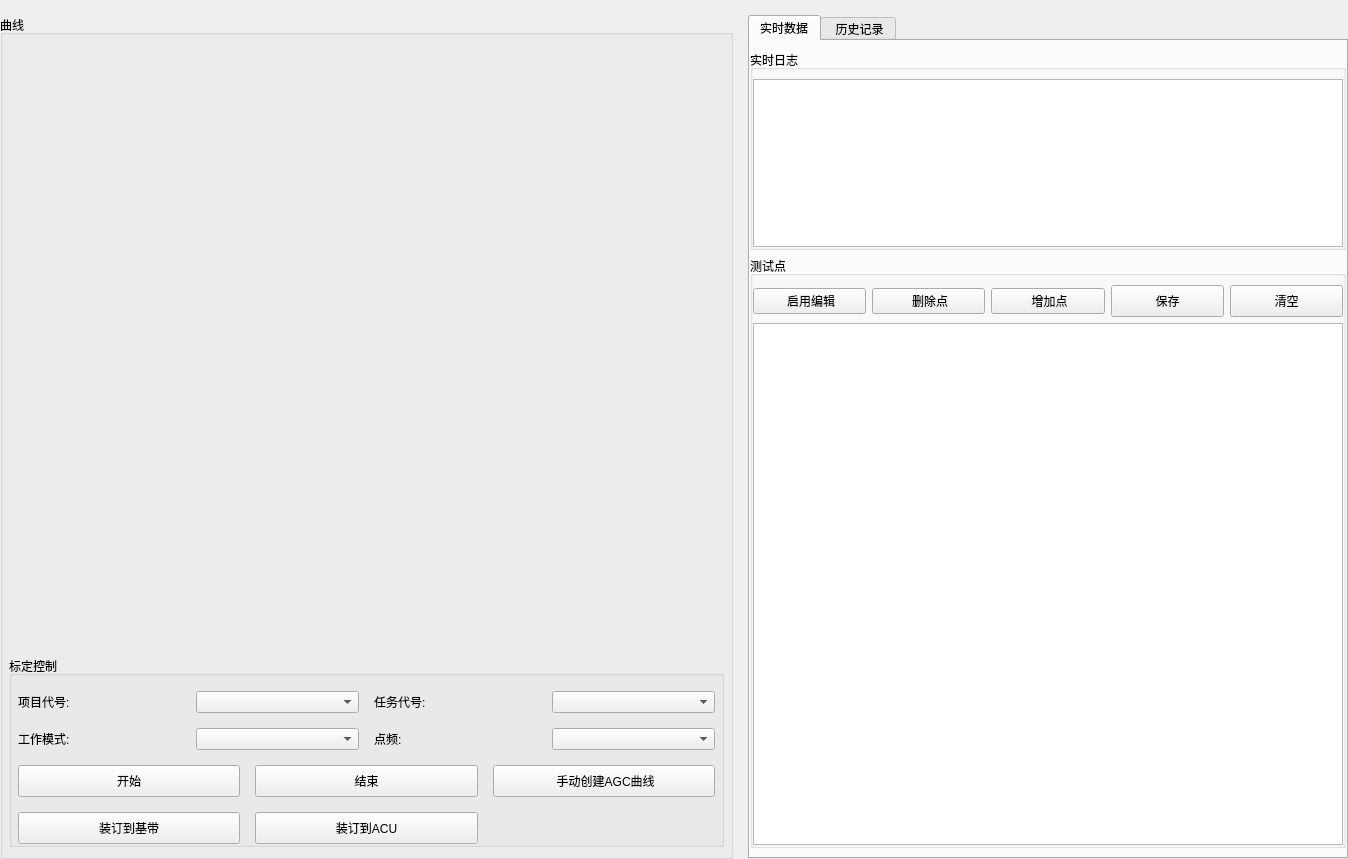
<?xml version="1.0" encoding="UTF-8"?>
<ui version="4.0">
 <class>AGCCurveCalibration</class>
 <widget class="QWidget" name="AGCCurveCalibration">
  <property name="geometry">
   <rect>
    <x>0</x>
    <y>0</y>
    <width>1348</width>
    <height>854</height>
   </rect>
  </property>
  <property name="windowTitle">
   <string>Form</string>
  </property>
  <layout class="QHBoxLayout" name="horizontalLayout">
   <property name="spacing">
    <number>15</number>
   </property>
   <property name="leftMargin">
    <number>0</number>
   </property>
   <property name="topMargin">
    <number>15</number>
   </property>
   <property name="rightMargin">
    <number>0</number>
   </property>
   <property name="bottomMargin">
    <number>0</number>
   </property>
   <item>
    <widget class="QGroupBox" name="groupBox">
     <property name="title">
      <string>曲线</string>
     </property>
     <layout class="QVBoxLayout" name="verticalLayout">
      <property name="leftMargin">
       <number>6</number>
      </property>
      <property name="topMargin">
       <number>15</number>
      </property>
      <property name="rightMargin">
       <number>6</number>
      </property>
      <item>
       <widget class="AGCVoltageMap" name="agcWidget" native="true">
        <property name="minimumSize">
         <size>
          <width>715</width>
          <height>600</height>
         </size>
        </property>
       </widget>
      </item>
      <item>
       <widget class="QGroupBox" name="groupBox_3">
        <property name="title">
         <string>标定控制</string>
        </property>
        <layout class="QVBoxLayout" name="verticalLayout_5">
         <property name="spacing">
          <number>15</number>
         </property>
         <property name="leftMargin">
          <number>6</number>
         </property>
         <property name="topMargin">
          <number>15</number>
         </property>
         <property name="rightMargin">
          <number>6</number>
         </property>
         <property name="bottomMargin">
          <number>0</number>
         </property>
         <item>
          <layout class="QGridLayout" name="gridLayout_4">
           <item row="0" column="0">
            <widget class="QLabel" name="label_16">
             <property name="text">
              <string>项目代号:</string>
             </property>
            </widget>
           </item>
           <item row="0" column="3">
            <widget class="QComboBox" name="taskCode"/>
           </item>
           <item row="0" column="1">
            <widget class="QComboBox" name="projectCode"/>
           </item>
           <item row="1" column="0">
            <widget class="QLabel" name="label_15">
             <property name="text">
              <string>工作模式:</string>
             </property>
            </widget>
           </item>
           <item row="0" column="2">
            <widget class="QLabel" name="label_13">
             <property name="text">
              <string>任务代号:</string>
             </property>
            </widget>
           </item>
           <item row="1" column="1">
            <widget class="QComboBox" name="workMode"/>
           </item>
           <item row="1" column="3">
            <widget class="QComboBox" name="dotDrequency"/>
           </item>
           <item row="1" column="2">
            <widget class="QLabel" name="label_17">
             <property name="text">
              <string>点频:</string>
             </property>
            </widget>
           </item>
          </layout>
         </item>
         <item>
          <layout class="QGridLayout" name="gridLayout_2">
           <item row="1" column="1">
            <widget class="QPushButton" name="sendACU">
             <property name="minimumSize">
              <size>
               <width>0</width>
               <height>32</height>
              </size>
             </property>
             <property name="text">
              <string>装订到ACU</string>
             </property>
            </widget>
           </item>
           <item row="1" column="0">
            <widget class="QPushButton" name="sendMACB">
             <property name="minimumSize">
              <size>
               <width>0</width>
               <height>32</height>
              </size>
             </property>
             <property name="text">
              <string>装订到基带</string>
             </property>
            </widget>
           </item>
           <item row="0" column="0">
            <widget class="QPushButton" name="beginBtn">
             <property name="minimumSize">
              <size>
               <width>0</width>
               <height>32</height>
              </size>
             </property>
             <property name="text">
              <string>开始</string>
             </property>
            </widget>
           </item>
           <item row="0" column="1">
            <widget class="QPushButton" name="endBtn">
             <property name="minimumSize">
              <size>
               <width>0</width>
               <height>32</height>
              </size>
             </property>
             <property name="text">
              <string>结束</string>
             </property>
            </widget>
           </item>
           <item row="0" column="2">
            <widget class="QPushButton" name="manual">
             <property name="minimumSize">
              <size>
               <width>0</width>
               <height>32</height>
              </size>
             </property>
             <property name="text">
              <string> 手动创建AGC曲线</string>
             </property>
            </widget>
           </item>
          </layout>
         </item>
        </layout>
       </widget>
      </item>
     </layout>
    </widget>
   </item>
   <item>
    <widget class="QTabWidget" name="tabWidget">
     <property name="minimumSize">
      <size>
       <width>600</width>
       <height>0</height>
      </size>
     </property>
     <property name="currentIndex">
      <number>0</number>
     </property>
     <widget class="QWidget" name="realtime">
      <attribute name="title">
       <string>实时数据</string>
      </attribute>
      <layout class="QVBoxLayout" name="verticalLayout_4">
       <property name="leftMargin">
        <number>0</number>
       </property>
       <property name="rightMargin">
        <number>0</number>
       </property>
       <item>
        <widget class="QGroupBox" name="groupBox_2">
         <property name="maximumSize">
          <size>
           <width>16777215</width>
           <height>200</height>
          </size>
         </property>
         <property name="title">
          <string>实时日志</string>
         </property>
         <layout class="QVBoxLayout" name="verticalLayout_3">
          <property name="leftMargin">
           <number>0</number>
          </property>
          <property name="rightMargin">
           <number>0</number>
          </property>
          <property name="bottomMargin">
           <number>0</number>
          </property>
          <item>
           <widget class="QTextEdit" name="logs">
            <property name="readOnly">
             <bool>true</bool>
            </property>
           </widget>
          </item>
         </layout>
        </widget>
       </item>
       <item>
        <widget class="QGroupBox" name="groupBox_4">
         <property name="title">
          <string>测试点</string>
         </property>
         <layout class="QVBoxLayout" name="verticalLayout_6">
          <property name="leftMargin">
           <number>0</number>
          </property>
          <property name="rightMargin">
           <number>0</number>
          </property>
          <property name="bottomMargin">
           <number>0</number>
          </property>
          <item>
           <layout class="QHBoxLayout" name="horizontalLayout_2">
            <item>
             <widget class="QPushButton" name="real_enableEdit">
              <property name="text">
               <string> 启用编辑</string>
              </property>
             </widget>
            </item>
            <item>
             <widget class="QPushButton" name="real_removePoint">
              <property name="text">
               <string> 删除点</string>
              </property>
             </widget>
            </item>
            <item>
             <widget class="QPushButton" name="real_addPoint">
              <property name="text">
               <string> 增加点</string>
              </property>
             </widget>
            </item>
            <item>
             <widget class="QPushButton" name="real_saveBtn">
              <property name="minimumSize">
               <size>
                <width>0</width>
                <height>32</height>
               </size>
              </property>
              <property name="text">
               <string>保存</string>
              </property>
             </widget>
            </item>
            <item>
             <widget class="QPushButton" name="real_clearBtn">
              <property name="minimumSize">
               <size>
                <width>0</width>
                <height>32</height>
               </size>
              </property>
              <property name="text">
               <string>清空</string>
              </property>
             </widget>
            </item>
           </layout>
          </item>
          <item>
           <widget class="QTableView" name="realtimeTableView"/>
          </item>
         </layout>
        </widget>
       </item>
      </layout>
     </widget>
     <widget class="QWidget" name="history">
      <attribute name="title">
       <string> 历史记录</string>
      </attribute>
      <layout class="QVBoxLayout" name="verticalLayout_2">
       <property name="leftMargin">
        <number>0</number>
       </property>
       <property name="rightMargin">
        <number>0</number>
       </property>
       <item>
        <layout class="QGridLayout" name="gridLayout">
         <item row="1" column="1">
          <widget class="QComboBox" name="findTaskCode"/>
         </item>
         <item row="0" column="2" rowspan="2">
          <widget class="QPushButton" name="search">
           <property name="sizePolicy">
            <sizepolicy hsizetype="Minimum" vsizetype="Expanding">
             <horstretch>0</horstretch>
             <verstretch>0</verstretch>
            </sizepolicy>
           </property>
           <property name="minimumSize">
            <size>
             <width>120</width>
             <height>32</height>
            </size>
           </property>
           <property name="text">
            <string>搜索</string>
           </property>
          </widget>
         </item>
         <item row="0" column="3">
          <widget class="QPushButton" name="remove">
           <property name="minimumSize">
            <size>
             <width>120</width>
             <height>32</height>
            </size>
           </property>
           <property name="text">
            <string> 删除</string>
           </property>
          </widget>
         </item>
         <item row="1" column="3">
          <widget class="QPushButton" name="finishing">
           <property name="minimumSize">
            <size>
             <width>120</width>
             <height>32</height>
            </size>
           </property>
           <property name="text">
            <string>清理</string>
           </property>
          </widget>
         </item>
         <item row="0" column="0">
          <widget class="QLabel" name="label">
           <property name="text">
            <string>起始时间:</string>
           </property>
          </widget>
         </item>
         <item row="1" column="0">
          <widget class="QLabel" name="label_2">
           <property name="text">
            <string>任务代号:</string>
           </property>
          </widget>
         </item>
         <item row="0" column="1">
          <layout class="QHBoxLayout" name="horizontalLayout_3">
           <item>
            <widget class="QDateEdit" name="beginDate">
             <property name="displayFormat">
              <string>yyyy/MM/dd</string>
             </property>
            </widget>
           </item>
           <item>
            <widget class="QLabel" name="label_3">
             <property name="text">
              <string>~</string>
             </property>
            </widget>
           </item>
           <item>
            <widget class="QDateEdit" name="endDate">
             <property name="displayFormat">
              <string>yyyy/MM/dd</string>
             </property>
            </widget>
           </item>
          </layout>
         </item>
        </layout>
       </item>
       <item>
        <widget class="QTableView" name="tableViewHistryData"/>
       </item>
       <item>
        <widget class="QFrame" name="frame">
         <property name="frameShape">
          <enum>QFrame::HLine</enum>
         </property>
         <property name="frameShadow">
          <enum>QFrame::Raised</enum>
         </property>
        </widget>
       </item>
       <item>
        <layout class="QHBoxLayout" name="horizontalLayout_4">
         <item>
          <widget class="QPushButton" name="history_enableEdit">
           <property name="text">
            <string> 启用编辑</string>
           </property>
          </widget>
         </item>
         <item>
          <widget class="QPushButton" name="history_removePoint">
           <property name="text">
            <string> 删除点</string>
           </property>
          </widget>
         </item>
         <item>
          <widget class="QPushButton" name="history_addPoint">
           <property name="text">
            <string> 增加点</string>
           </property>
          </widget>
         </item>
         <item>
          <widget class="QPushButton" name="history_saveBtn">
           <property name="minimumSize">
            <size>
             <width>0</width>
             <height>32</height>
            </size>
           </property>
           <property name="text">
            <string>保存</string>
           </property>
          </widget>
         </item>
         <item>
          <widget class="QPushButton" name="history_clearBtn">
           <property name="minimumSize">
            <size>
             <width>0</width>
             <height>32</height>
            </size>
           </property>
           <property name="text">
            <string>清空</string>
           </property>
          </widget>
         </item>
        </layout>
       </item>
       <item>
        <widget class="QTableView" name="tableViewDataPoint"/>
       </item>
      </layout>
     </widget>
    </widget>
   </item>
  </layout>
 </widget>
 <customwidgets>
  <customwidget>
   <class>AGCVoltageMap</class>
   <extends>QWidget</extends>
   <header>AGCVoltageMap.h</header>
  </customwidget>
 </customwidgets>
 <resources/>
 <connections/>
</ui>
